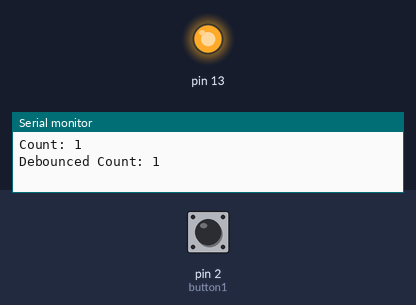
The sketch below on a simulated Arduino Uno, built with avr-gcc and run on an emulated ATmega328P. Shown: output pins drawn as LEDs (lit = HIGH), the last lines printed to the serial monitor. The inputs (shaded band) are chosen by the test bench; at power-on: pin 2 (button1) HIGH.

Above: at 1.2 s.
1.3 s: pin 2 (button1) pulled LOW for 0.15 s
At 1.37 s:
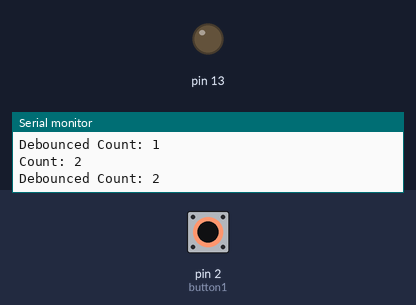
2.9 s: pin 2 (button1) pulled LOW for 3.2 s
At 7.2 s:
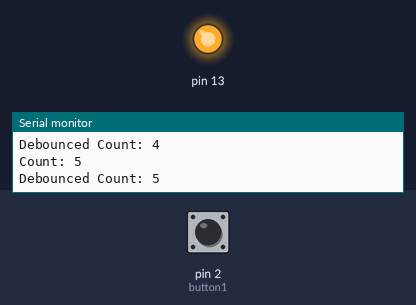
Timing chart, 0 to 8.7 s (numbered marks = the images above; inputs shaded):
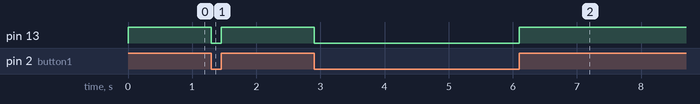

Measured:
- after the input at 1.3 s, pin 13: HIGH → LOW at once, → HIGH 0.15 s later
- after the input at 2.9 s, pin 13: HIGH → LOW at once, → HIGH 3.2 s later

The sketch:

ButtonDebounce.ino
```cpp
#include "Button.h"

//Create a button object. Set which pin and mode (INPUT or INPUT_PULLUP)
Button button1(2,INPUT_PULLUP);

void setup() {
  // put your setup code here, to run once:
  pinMode(13, OUTPUT);
  Serial.begin(115200);
}

//Variables used for an example (not needed if you just want to know the state)
bool lastState = false;
unsigned int count = 0;
bool lastStateDebounced = false;
unsigned int countDebounced = 0;

void loop() {
  //Read the button state and use it for something
  bool state = button1.state();
  digitalWrite(13, state);


  //Below is an example showing the difference between debouncing and not
  //countDebounced should only increment by 1 when you press/release the button
  //While count might jump several values (some buttons bounce more than others)
    if(digitalRead(2) != lastState){

      lastState = !lastState;

      count++;
      Serial.print("Count: ");
      Serial.println(count);
    }

    if(button1.state() != lastStateDebounced){

      lastStateDebounced = !lastStateDebounced;

      countDebounced++;
      Serial.print("Debounced Count: ");
      Serial.println(countDebounced);
    }
}
```

Button.cpp
```cpp
/*
  Button.cpp - Library for debouncing buttons.
  Created by Martin Kibsgaard, Feb. 2016.
  Released into the public domain.
*/

#include "Arduino.h"
#include "Button.h"

Button::Button(int pin, int mode)
{
  this->pin = pin;
  pinMode(pin, mode);
}

bool Button::state(){
  reading = digitalRead(pin);
  if(reading == currentState && counter > 0)
    counter--;
  else if(reading != currentState)
    counter++;

  if(counter > debounceCount)
  {
    counter = 0;
    currentState = reading;
  }

  return currentState;
}
```

Button.h
```cpp
/*
  Button.h - Library for debouncing buttons.
  Created by Martin Kibsgaard, Feb. 2016.
  Released into the public domain.
*/

#ifndef Button_h
#define Button_h

#include "Arduino.h"

class Button {
  public:
    Button(int pin, int mode);
    bool state();
  private:
    int pin;
    bool currentState = false;
    bool reading = false;
    int counter = 0;
    int debounceCount = 10;

};

#endif
```
